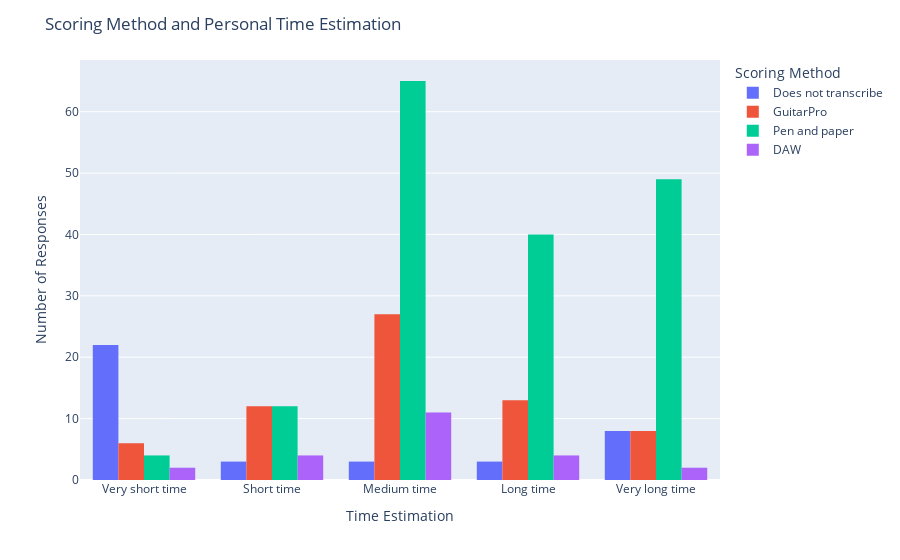

Notebook code cell kept with this figure:
### Code cell
# create a new DataFrame with a row for each tool and time estimation combination
tool_counts = pd.DataFrame(
    [(t, time) for t_list, time in zip(delta_df['tools'], delta_df['scoring_time']) for t in t_list],
    columns=['tools', 'scoring_time']
)

# create a grouped bar chart
fig = px.histogram(tool_counts, x='scoring_time', color='tools', barmode='group')

# customize the layout
fig.update_layout(
    title='Scoring Method and Personal Time Estimation',
    xaxis_title='Time Estimation',
    yaxis_title='Number of Responses',
    legend_title='Scoring Method'
)

fig.update_xaxes(
    tickvals=['1', '2', '3', '4', '5'],
    ticktext=['Very short time', 'Short time', 'Medium time', 'Long time', 'Very long time']
)

# show the chart
fig.show()
pio.write_image(fig, 'histogram.png', width=800, height=400, scale=3)

### Figure 1 — Plotly figure (JSON) as saved in the notebook; plotly's stock layout.template omitted (floating-point values rounded to 4 significant figures; data arrays with more than 128 entries replaced by an {"elided": "..."} marker saying what was removed)
{"data": [{"alignmentgroup": "True", "bingroup": "x", "hovertemplate": "tools=Does not transcribe<br>scoring_time=%{x}<br>count=%{y}<extra></extra>", "legendgroup": "Does not transcribe", "marker": {"color": "#636efa", "pattern": {"shape": ""}}, "name": "Does not transcribe", "offsetgroup": "Does not transcribe", "orientation": "v", "showlegend": true, "type": "histogram", "x": [1, 1, 1, 1, 1, 1, 2, 1, 5, 1, 2, 1, 1, 1, 1, 5, 1, 1, 1, 1, 1, 4, 3, 4, 1, 5, 5, 1, 4, 5, 5, 5, 5, 2, 3, 1, 1, 3, 1], "xaxis": "x", "yaxis": "y"}, {"alignmentgroup": "True", "bingroup": "x", "hovertemplate": "tools=GuitarPro<br>scoring_time=%{x}<br>count=%{y}<extra></extra>", "legendgroup": "GuitarPro", "marker": {"color": "#EF553B", "pattern": {"shape": ""}}, "name": "GuitarPro", "offsetgroup": "GuitarPro", "orientation": "v", "showlegend": true, "type": "histogram", "x": [3, 3, 2, 2, 3, 2, 1, 5, 3, 4, 2, 3, 3, 2, 5, 3, 3, 4, 5, 3, 3, 4, 4, 4, 2, 3, 5, 3, 3, 4, 3, 3, 2, 3, 2, 3, 5, 3, 4, 2, 1, 4, 3, 4, 1, 1, 5, 2, 4, 3, 4, 3, 5, 3, 4, 3, 2, 3, 3, 1, 1, 3, 5, 3, 2, 4], "xaxis": "x", "yaxis": "y"}, {"alignmentgroup": "True", "bingroup": "x", "hovertemplate": "tools=Pen and paper<br>scoring_time=%{x}<br>count=%{y}<extra></extra>", "legendgroup": "Pen and paper", "marker": {"color": "#00cc96", "pattern": {"shape": ""}}, "name": "Pen and paper", "offsetgroup": "Pen and paper", "orientation": "v", "showlegend": true, "type": "histogram", "x": {"elided": "170 int values"}, "xaxis": "x", "yaxis": "y"}, {"alignmentgroup": "True", "bingroup": "x", "hovertemplate": "tools=DAW<br>scoring_time=%{x}<br>count=%{y}<extra></extra>", "legendgroup": "DAW", "marker": {"color": "#ab63fa", "pattern": {"shape": ""}}, "name": "DAW", "offsetgroup": "DAW", "orientation": "v", "showlegend": true, "type": "histogram", "x": [3, 2, 4, 3, 3, 4, 1, 2, 1, 5, 3, 3, 2, 3, 4, 3, 3, 4, 2, 5, 3, 3, 3], "xaxis": "x", "yaxis": "y"}], "layout": {"barmode": "group", "legend": {"title": {"text": "Scoring Method"}, "tracegroupgap": 0}, "margin": {"t": 60}, "title": {"text": "Scoring Method and Personal Time Estimation"}, "xaxis": {"anchor": "y", "domain": [0, 1], "ticktext": ["Very short time", "Short time", "Medium time", "Long time", "Very long time"], "tickvals": ["1", "2", "3", "4", "5"], "title": {"text": "Time Estimation"}}, "yaxis": {"anchor": "x", "domain": [0, 1], "title": {"text": "Number of Responses"}}}}
